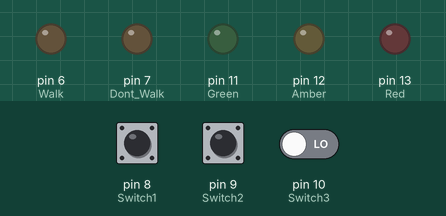
This sketch was run on a simulated Arduino Uno, built with avr-gcc and run on an emulated ATmega328P. Parts: output pins drawn as LEDs (lit = HIGH). Dashed ring = blinking. The inputs (shaded band) are chosen by the test bench; at power-on: pin 9 (Switch2) LOW, pin 10 (Switch3) LOW, pin 8 (Switch1) LOW.

Above: at 1.2 s.
1.3 s: pin 9 (Switch2) pulled HIGH for 0.15 s
At 1.7 s:
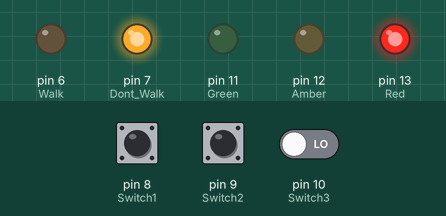
4.4 s: pin 9 (Switch2) pulled HIGH for 1 s
At 6.4 s:
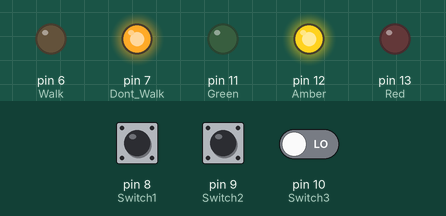
8.4 s: pin 9 (Switch2) pulled HIGH for 3.2 s
At 11.1 s:
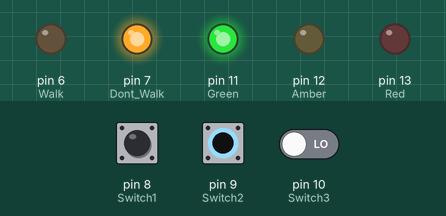
13.3 s: pin 9 (Switch2) driven HIGH and pin 10 (Switch3) driven HIGH
At 14.2 s:
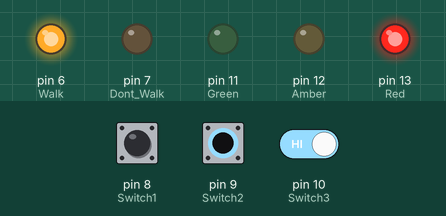
16.3 s: pin 9 (Switch2) driven LOW
At 17.15 s:
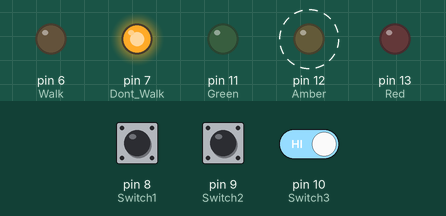
Timing chart, 0 to 19.3 s (numbered marks = the images above; inputs shaded):
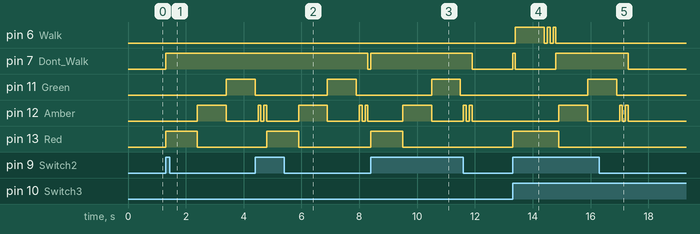

Measured:
- after the input at 1.3 s, pin 7 (Dont_Walk): LOW → HIGH at once; pin 11 (Green): LOW → HIGH after 2.1 s; pin 12 (Amber): LOW → HIGH after 1.1 s, → LOW 1.0 s later; pin 13 (Red): LOW → HIGH at once, → LOW 1.1 s later
- after the input at 4.4 s, pin 7 (Dont_Walk): HIGH → LOW after 3.9 s instead of 0.40 s; pin 13 (Red): LOW → HIGH after 0.40 s, → LOW 1.1 s later
- after the input at 8.4 s, pin 7 (Dont_Walk): LOW → HIGH at once, → LOW 3.5 s later; pin 11 (Green): LOW → HIGH after 2.1 s, → LOW 1.0 s later; pin 12 (Amber): goes HIGH 1.0 s, LOW 1.1 s, HIGH 0.10 s, LOW 0.10 s, HIGH 0.10 s, then LOW, starting after 1.1 s; pin 13 (Red): LOW → HIGH at once, → LOW 1.1 s later
- after the input at 13.3 s, pin 6 (Walk): LOW → HIGH after 0.10 s, then repeats every 0.20 s: LOW 0.10 s, HIGH 0.10 s, until it stays LOW from 14.8 s; pin 7 (Dont_Walk): LOW → HIGH at once, → LOW 0.10 s later, → HIGH 1.4 s later
- after the input at 16.3 s, pin 6 (Walk): stops changing and stays LOW; pin 12 (Amber): goes on until 17.3 s, then stays LOW; pin 13 (Red): stays LOW (without the input it goes to HIGH after 1.0 s)

The sketch:

102-Traffic-Light.ino
```cpp
/* Project 102 - Traffic Light. Based on the built-in LED control example code,
this now incorporates a DIP Switch to control the pedestrian crossing,
to control whether the system runs and the delay time
*/

// These variables are used to show how the devices are connected to the HERO pins
int Walk = 6;   // Pedestrian go on pin 6
int Dont_Walk = 7; // Pedestrian stop on pin 7
int Switch1 = 8;  // Switch 1 of our DIP switch is attached to pin 8
int Switch2 = 9;  // Switch 2 of our DIP switch is attached to pin 9
int Switch3 = 10; // Switch 3 of our DIP switch is attached to pin 10
int Green = 11;   // Green traffic light on pin 11
int Amber = 12;   // Amber traffic light on pin 12
int Red = 13;     // Red traffic light on pin 13

void setup()
{
  // 3 switches as input
  pinMode(Switch1, INPUT);
  pinMode(Switch2, INPUT);
  pinMode(Switch3, INPUT);

  // 5 LEDs as outputs
  pinMode(Walk, OUTPUT);
  pinMode(Dont_Walk, OUTPUT);
  pinMode(Green, OUTPUT);
  pinMode(Amber, OUTPUT);
  pinMode(Red, OUTPUT);
}

void loop(){

  // These variables are only used in this loop() function so can be defined here
  int Sw1=digitalRead(Switch1);
  int Sw2=digitalRead(Switch2);
  int Sw3=digitalRead(Switch3);
  int time = 1; // multiplier to change duration of delays

  // Cycle traffic lights
  // Set delays
  if (Sw1 == HIGH) {
    time = 2;  // switch 1 doubles the delay throughout the code
  }
  // Switch the lights on or off
  if (Sw2 == HIGH) {          // switch 2 controls whether the traffic light system runs at all
    digitalWrite(Red,HIGH);
    digitalWrite(Dont_Walk,HIGH);
    delay(100 * time);
    // Operate the pedestrian crossing
    if (Sw3 == HIGH){         // switch 3 determines whether the pedestrian crossing runs
      digitalWrite(Walk,HIGH);   // switch on green crossing light
      digitalWrite(Dont_Walk,LOW);  // switch off red crossing light
      delay(1000 * time);
      // flash green light
      digitalWrite(Walk,LOW);
      delay(100 * time);
      digitalWrite(Walk,HIGH);
      delay(100 * time);
      digitalWrite(Walk,LOW);
      delay(100 * time);
      digitalWrite(Walk,HIGH);
      delay(100 * time);
      // end flash of pedestrian crossing light
      digitalWrite(Dont_Walk,HIGH);
      digitalWrite(Walk,LOW);
      // End of pedestrian crossing code
      delay(100 * time);
    } else {
      delay(1000 * time);
    }
    digitalWrite(Amber,HIGH);
    digitalWrite(Red, LOW);
    delay(1000 * time);
    digitalWrite(Green,HIGH);
    digitalWrite(Amber,LOW);
    delay(1000 * time);
    digitalWrite(Amber,HIGH);
    digitalWrite(Green,LOW);
    // flash amber light
    digitalWrite(Amber,LOW);
    delay(100 * time);
    digitalWrite(Amber,HIGH);
    delay(100 * time);
    digitalWrite(Amber,LOW);
    delay(100 * time);
    digitalWrite(Amber,HIGH);
    delay(100 * time);
    // end flash of amber light
    digitalWrite(Red, HIGH);
    digitalWrite(Amber,LOW);
  } else { // switch off the lights if switch 2 is switched off
    digitalWrite(Red,LOW);
    digitalWrite(Dont_Walk,LOW);
  }
}
```
